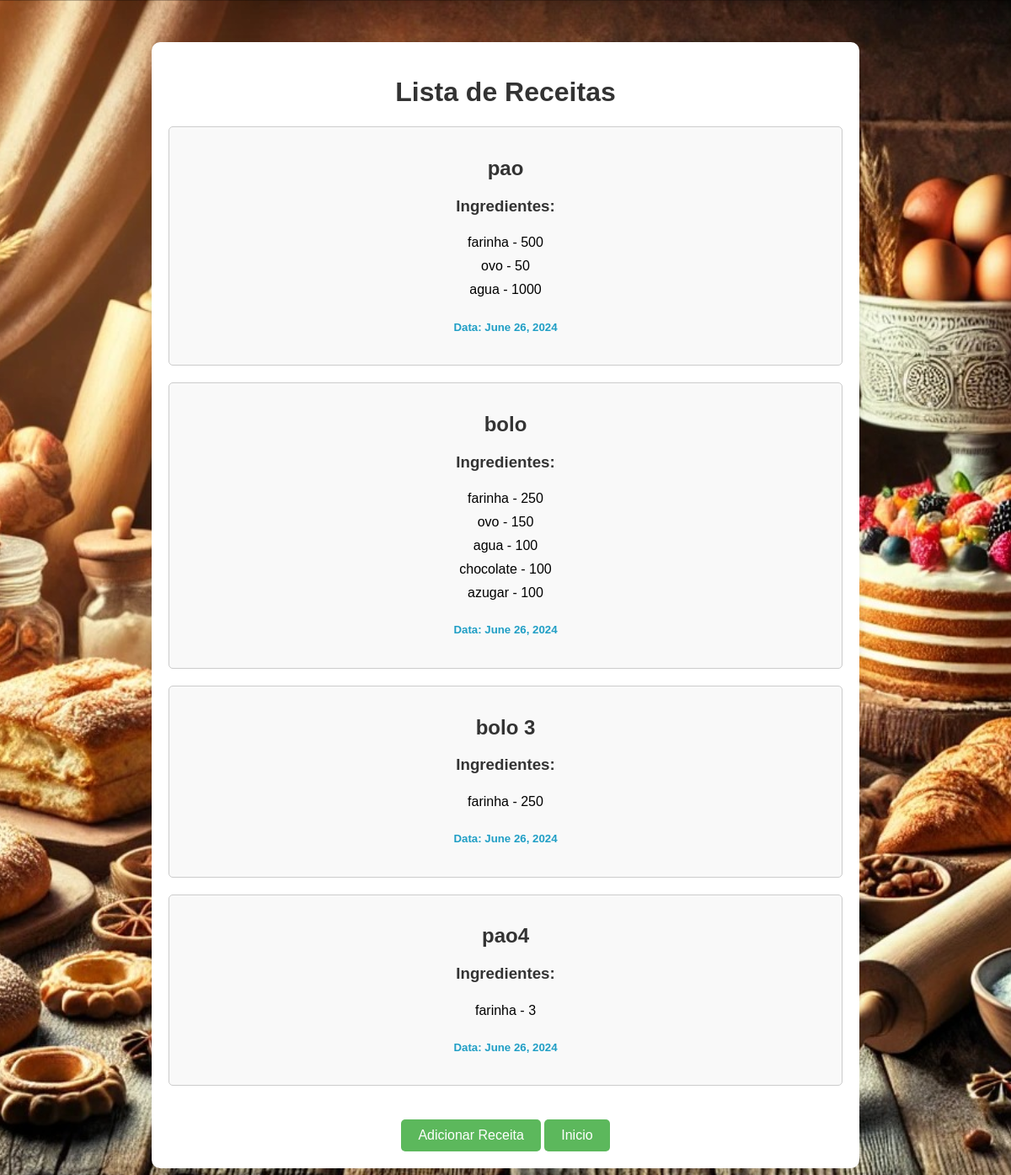
/lista_receita/, run on the app's committed database.
### geralpistache/models.py (models this page shows, shortened)
class Receita(models.Model):
    nome_receita = models.CharField(max_length=255)
    ingrediente_Nome = models.TextField()
    qt_ingre = models.TextField()
    data = models.DateField(auto_now_add=True, null=True, blank=True)

### geralpistache/views.py (the view)
# urls.py: path('lista_receita/',views.lista_receita,name='lista_receita'),
def lista_receita(request):
    receitas = Receita.objects.all()
    receitas_completas = []
    for receita in receitas:
        ingredientes_lista = receita.ingrediente_Nome.split(',')
        quantidades_lista = receita.qt_ingre.split(',')
        receitas_completas.append({
            'nome': receita.nome_receita,
            'data': receita.data,
            'ingredientes': zip(ingredientes_lista, quantidades_lista)
        })
    return render(request, 'geralpistache/lista_receita.html', {'receitas': receitas_completas})

### geralpistache/templates/geralpistache/lista_receita.html (shortened to what this page needs)
<!DOCTYPE html>
<html lang="pt-br">
<head>
    {% load static %}
    <link rel="stylesheet" href="{% static 'css/style_2.css' %}">
</head>
<body>
    <div class="container">
        <h1>Lista de Receitas</h1>
        {% for receita in receitas %}
        <div class="receita">
            <h2>{{ receita.nome }}</h2>
            <h3>Ingredientes:</h3>
            <ul>
                {% for ingrediente, quantidade in receita.ingredientes %}
                <li>{{ ingrediente }} - {{ quantidade }}</li>
                {% endfor %}
                <h5 type="datetime-local">Data: {{ receita.data}}</h5>
            </ul>
        </div>
        {% endfor %}
        <a href="{% url 'geralpistache:add' %}">Adicionar Receita</a>
        <a href="{% url 'geralpistache:index' %}">Inicio</a>
        </div>
</body>
</html>

### geralpistache/static/css/style_2.css (style rules this page uses)
body { font-family: Arial, sans-serif; margin: 0; padding: 0; background-image: url("/static/imgs/paticeri.jpg"); background-size: cover; background-position: center; }
.container { max-width: 800px; margin: 50px auto; padding: 20px; background-color: #fff; box-shadow: 0 0 10px rgba(0, 0, 0, 0.1); border-radius: 10px; text-align: center; transition: background-color 0.3s ease, transform 0.3s ease; }
.container { max-width: 800px; margin: 50px auto; padding: 20px; background-color: #fff; box-shadow: 0 0 10px rgba(0, 0, 0, 0.1); border-radius: 10px; }
h1, h2, h3 { text-align: center; color: #333; }
h5 { text-align: center; color: #1f9ec5; }
a { display: inline-block; margin-top: 20px; padding: 10px 20px; background-color: #5cb85c; color: #fff; text-decoration: none; border-radius: 5px; text-align: center; }
.receita { margin-bottom: 20px; padding: 15px; border: 1px solid #ccc; border-radius: 5px; background-color: #f9f9f9; }
ul { list-style-type: none; padding: 0; }
ul li { padding: 5px 0; }

### data on the page
Receita: nome "pao", data "June 26, 2024"
Receita: nome "bolo", data "June 26, 2024"
Receita: ingrediente_Nome "farinha", qt_ingre "250", nome "bolo 3", ingredientes "farinha", ingredientes "250", data "June 26, 2024"
Receita: nome "pao4", ingredientes "farinha", data "June 26, 2024"

### other printed values
{{ ingrediente }} "farinha" "ovo" "agua" "ovo" "agua" "chocolate" "azugar"
{{ quantidade }} "500" "50" "1000" "150" "100" "100" "100" "3"
